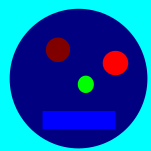
#> input picture OrginalImages/Blocks.png, 151 x 151 px
$ python ListImageTool.py
#> lines starting #> are read from the running program, lines starting #| are printed output that depends on the picture
#!/usr/bin/python3

# Creating A perfect Mesh
# In order for this to work we need to find 3D space points
# Written By Trevor Craig
# Started on April 1, 2021

# Libraries
import numpy as np
from stl import mesh
import math
import sys
import time
import cv2

# Notes
# Can apply a scalor that might allow smoothing if it was bigger than needed
# Instead of cubes just make an overlay map.Might be a pain
# ORginally written all in numpy but that was slow to append to
# This now uses lists

# Extra Functions
def ResizeImage(FileName,scale_percent):
#> called with FileName = 'OrginalImages/Blocks.png', scale_percent = 100
    img = cv2.imread(FileName, cv2.IMREAD_UNCHANGED)
#> img is the input picture: shape (151, 151, 4); mean B, G, R, A 171.6, 88.5, 8.1, 254.3
    print('Original Dimensions : ',img.shape)
#| Original Dimensions :  (151, 151, 4)
    width = int(img.shape[1] * scale_percent / 100)
#> width = 151
    height = int(img.shape[0] * scale_percent / 100)
#> height = 151
    dim = (width, height)
#> dim = (151, 151)
    #Resized Image
    resized = cv2.resize(img, dim, interpolation = cv2.INTER_AREA)
    print('Resized Dimensions : ',resized.shape)
#| Resized Dimensions :  (151, 151, 4)
    #Return a gray scale image
    img = cv2.cvtColor(resized, cv2.COLOR_BGR2GRAY)
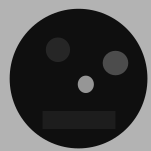
#> img: shape (151, 151); min 14, max 179, mean 74.2
    return(img)

# Print iterations progress
# Adapted From
# https://stackoverflow.com/questions/3173320/text-progress-bar-in-the-console
def printProgressBar (iteration, total, prefix = '', suffix = '', decimals = 1, length = 100, fill = '█', printEnd = "\r"):
    """
    Call in a loop to create terminal progress bar
    @params:
        iteration   - Required  : current iteration (Int)
        total       - Required  : total iterations (Int)
        prefix      - Optional  : prefix string (Str)
        suffix      - Optional  : suffix string (Str)
        decimals    - Optional  : positive number of decimals in percent complete (Int)
        length      - Optional  : character length of bar (Int)
        fill        - Optional  : bar fill character (Str)
        printEnd    - Optional  : end character (e.g. "\r", "\r\n") (Str)
    """
    percent = ("{0:." + str(decimals) + "f}").format(100 * (iteration / float(total)))
    filledLength = int(length * iteration // total)
    bar = fill * filledLength + '-' * (length - filledLength)
    print(f'\r{prefix} |{bar}| {percent}% {suffix}', end = printEnd)
    # Print New Line on Complete
    if iteration == total:
        print()

# Classes
class Timer:
    def __init__(self):
        self.starttime=time.time()
        self.lasttimechecked=time.time()

    def CheckTime(self):
        self.lasttimechecked=time.time()
        timeelapsed=self.lasttimechecked-self.starttime
        return(round(timeelapsed,2))

    def ResetTimer(self):
        self.starttime=time.time()
        self.lasttimechecked=time.time()

class DefinedCube:
    def __init__(self,Point1,Point2,Point3,Point4):
        # Define the 8 vertices of the cube
        # Eulers formula F+V-E=2
        # Face + Vertices-Edges=2
        # 6+8-Edges=2
        #Edges=12
        self.Point1=Point1
        self.Point2=Point2
        self.Point3=Point3
        self.Point4=Point4
        self.PlacePoint()

    def PlacePoint(self):
        self.vertices=[\
            [self.Point1.x,  self.Point1.y, 0],#0
            [self.Point2.x, self.Point2.y, 0],#1
            [self.Point3.x, self.Point3.y, 0],#2
            [self.Point4.x,  self.Point4.y, 0],#3
            [self.Point1.x,  self.Point1.y, self.Point1.z],#4
            [self.Point2.x,  self.Point2.y, self.Point2.z],#5
            [self.Point3.x,  self.Point3.y, self.Point3.z],#6
            [self.Point4.x,  self.Point4.y, self.Point4.z]]#7


        #This might actually be edges
        self.faces =[\
            [0,3,1],#0
            [1,3,2],#1
            [0,4,7],#2
            [0,7,3],#3
            [4,5,6],#4
            [4,6,7],#5
            [5,1,2],#6
            [5,2,6],#7
            [2,3,6],#8
            [3,7,6],#9
            [0,1,5],#10
            [0,5,4]]#11

    def AddtoFaces(self, value):
        returnfaces =[\
            [0+value,3+value,1+value],#0
            [1+value,3+value,2+value],#1
            [0+value,4+value,7+value],#2
            [0+value,7+value,3+value],#3
            [4+value,5+value,6+value],#4
            [4+value,6+value,7+value],#5
            [5+value,1+value,2+value],#6
            [5+value,2+value,6+value],#7
            [2+value,3+value,6+value],#8
            [3+value,7+value,6+value],#9
            [0+value,1+value,5+value],#10
            [0+value,5+value,4+value]]#11
        return(returnfaces)

# A point has x,y,z
# Maybe replace the numpy arrays with lists and only translate at the end
class Point:
    def __init__(self,x,y,z):
        self.x=x
        self.y=y
        self.z=z

class Assembly:
    def __init__(self):
        self.vertices=[]
        self.faces=[]
        self.NumberofAdditions=0

    def AddCube(self,Cube):
        if len(self.vertices)==0:
            self.faces=Cube.faces
            self.vertices=Cube.vertices
            self.NumberofAdditions=1
        else:
            #Each addition has 7 faces
            MaxValue=8*self.NumberofAdditions
            FacestoAdd=Cube.AddtoFaces(MaxValue)
            self.faces.extend(FacestoAdd)
            self.vertices.extend(Cube.vertices)
            self.NumberofAdditions=self.NumberofAdditions+1

    def MakeMesh(self):
        numpyfaces=np.array(self.faces)
        numpyvertices=np.array(self.vertices)
        your_mesh = mesh.Mesh(np.zeros(numpyfaces.shape[0], dtype=mesh.Mesh.dtype))
        for i, f in enumerate(numpyfaces):
            for j in range(3):
                your_mesh.vectors[i][j] = numpyvertices[f[j],:]
        self.Mesh=your_mesh

    def SaveMesh(self,Filename):
        # Write the mesh to file
        self.Mesh.save(Filename)


class ImagetoCad:
    def __init__(self,img,wantedwidth,wantedextrusion):
#> called with wantedwidth = 20, wantedextrusion = 3
        self.img=img
        self.height = len(img)
#> self.height = 151
        self.width = len(img[0])
#> self.width = 151
        self.wantedwidth=wantedwidth
        self.scalor=wantedwidth/self.width
#> self.scalor = 0.132
        self.wantedheight=self.height*self.scalor
#> self.wantedheight = 20
        self.thickness=3 #Whatever I want Really This is the base layer it builds on
        self.wantedextrusion=wantedextrusion #Height off of the thickness

        self.GiantAssembly=Assembly()#PrepareTheAssembly
        print("MakingMesh")
        self.AssemblyPoints()
        self.GiantAssembly.MakeMesh()


    def AssemblyPoints(self):
        print("Starting!")
        LengthofProgressBar=50
        Clock=Timer()
        for rowval, rowelem in enumerate(self.img):
            printProgressBar(0, self.width, prefix = 'Progress:', suffix = 'Complete', length = LengthofProgressBar)
            for colval,colelem in enumerate(rowelem):
                #[Point1,Point2,Point3,Point4]=self.GetSquarePoints(rowval,colval,colelem)
                [Point1,Point2,Point3,Point4]=self.GetSmoothPoints(rowval,colval,colelem)
                NewCube=DefinedCube(Point1,Point2,Point3,Point4)
                self.GiantAssembly.AddCube(NewCube)
                printProgressBar(colval + 1, self.width, prefix = 'Progress:', suffix = 'Complete', length = LengthofProgressBar)

            print(str(rowval)+"|"+str(self.height)+" in "+str(Clock.CheckTime())+" seconds\n")
            Clock.ResetTimer()
#> this loop made 151 passes
#> (printed output is left out)


    def GetSquarePoints(self,rowval,colval,colelem):
        xlocal=rowval*self.scalor-self.wantedheight/2
        ylocal=colval*self.scalor-self.wantedwidth/2
        extrudheight=self.thickness+self.wantedextrusion*(colelem/256)

        Point1=Point(xlocal,ylocal,extrudheight)
        Point2=Point(xlocal+self.scalor,ylocal,extrudheight)
        Point3=Point(xlocal+self.scalor,ylocal+self.scalor,extrudheight)
        Point4=Point(xlocal,ylocal+self.scalor,extrudheight)
        return([Point1,Point2,Point3,Point4])

    def GetSmoothPoints(self,rowval,colval,colelem):
        xlocal=rowval*self.scalor-self.wantedheight/2
        ylocal=colval*self.scalor-self.wantedwidth/2
        extrudheight=self.thickness+self.wantedextrusion*(colelem/256)
        orginalheight=extrudheight
        Point1=Point(xlocal,ylocal,extrudheight)

        #None of this does corner checks but seems to look ok at the moment

        #Point 2 check
        if self.height>rowval+1: #height width
            colelem=self.img[rowval+1][colval]
            extrudheight=self.thickness+self.wantedextrusion*(colelem/256)
        else:
            extrudheight=orginalheight

        Point2=Point(xlocal+self.scalor,ylocal,extrudheight)

        # Point 3 Check
        if self.height>rowval+1: #height width
            if self.width>colval+1: #height width
                colelem=self.img[rowval+1][colval+1]
                extrudheight=self.thickness+self.wantedextrusion*(colelem/256)
            else:
                extrudheight=orginalheight
        Point3=Point(xlocal+self.scalor,ylocal+self.scalor,extrudheight)
        # Point 4 Check
        if self.width>colval+1: #height width
            colelem=self.img[rowval][colval+1]
            extrudheight=self.thickness+self.wantedextrusion*(colelem/256)
        else:
            extrudheight=orginalheight

        Point4=Point(xlocal,ylocal+self.scalor,extrudheight)

        return([Point1,Point2,Point3,Point4])


def main():
    ProgramTimer=Timer()
    #Load in new file
    reductepercntage=100 #Larger is better quality images 0-100, smaller is faster
    folder="OrginalImages/"
    nameoffile="Blocks" #Stary Monster
    extension=".png" #jpg png
    Filename=folder+nameoffile+extension
    img=ResizeImage(Filename,reductepercntage)#Reduction in size # Percentage 20 is the current record
    # Applying a blur to the image doing this helps with high points
    ksize=1 # A Size object representing the size of the kernel. was 5 can go to 15 must be ODD
    sigmaX=ksize
    img = cv2.GaussianBlur(img,(ksize,sigmaX),0) #Gaussian Blur
    wantedwidth=20 # How wide
    wantedextrusion=3 #How tall
    ClassImg=ImagetoCad(img,wantedwidth,wantedextrusion)#(image, wantedwidth (mm), wantedextrusiion(mm))
    outputname="STL/"+str(nameoffile)+str(reductepercntage)+"Smooth"+str(ksize)+"List"+".stl"
    ClassImg.GiantAssembly.SaveMesh(outputname)
    print("File Ouputted: "+str(outputname))
    print("Finished the program in "+str(ProgramTimer.CheckTime())+" seconds\n")


if __name__ == "__main__":
    print("Starting")
#> (the run stopped early here; a loop or call above may not have finished)
